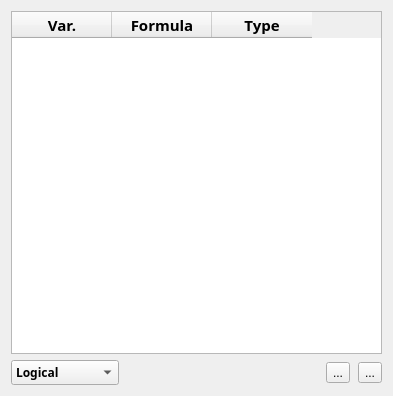
<?xml version="1.0" encoding="UTF-8"?>
<ui version="4.0">
 <class>BooNView</class>
 <widget class="QDialog" name="BooNView">
  <property name="geometry">
   <rect>
    <x>0</x>
    <y>0</y>
    <width>393</width>
    <height>396</height>
   </rect>
  </property>
  <property name="windowTitle">
   <string>BooN View</string>
  </property>
  <property name="toolTip">
   <string>BooN View</string>
  </property>
  <layout class="QVBoxLayout" name="verticalLayout_2">
   <item>
    <layout class="QVBoxLayout" name="verticalLayout">
     <item>
      <widget class="QTableWidget" name="BooNContent">
       <property name="baseSize">
        <size>
         <width>0</width>
         <height>0</height>
        </size>
       </property>
       <property name="font">
        <font>
         <family>Segoe UI Semibold</family>
         <pointsize>11</pointsize>
         <weight>75</weight>
         <bold>true</bold>
        </font>
       </property>
       <property name="acceptDrops">
        <bool>false</bool>
       </property>
       <property name="toolTip">
        <string>Boolean Network Specification</string>
       </property>
       <property name="styleSheet">
        <string notr="true"/>
       </property>
       <property name="dragDropOverwriteMode">
        <bool>false</bool>
       </property>
       <property name="dragDropMode">
        <enum>QAbstractItemView::NoDragDrop</enum>
       </property>
       <property name="alternatingRowColors">
        <bool>false</bool>
       </property>
       <property name="selectionMode">
        <enum>QAbstractItemView::NoSelection</enum>
       </property>
       <property name="showGrid">
        <bool>true</bool>
       </property>
       <property name="rowCount">
        <number>0</number>
       </property>
       <attribute name="horizontalHeaderCascadingSectionResizes">
        <bool>false</bool>
       </attribute>
       <column>
        <property name="text">
         <string notr="true">Var.</string>
        </property>
        <property name="font">
         <font>
          <family>Segoe UI Semibold</family>
          <pointsize>11</pointsize>
          <weight>75</weight>
          <bold>true</bold>
         </font>
        </property>
        <property name="textAlignment">
         <set>AlignCenter</set>
        </property>
        <property name="background">
         <color>
          <red>255</red>
          <green>255</green>
          <blue>255</blue>
         </color>
        </property>
       </column>
       <column>
        <property name="text">
         <string>Formula</string>
        </property>
        <property name="font">
         <font>
          <family>Segoe UI Semibold</family>
          <pointsize>11</pointsize>
          <weight>75</weight>
          <italic>false</italic>
          <bold>true</bold>
         </font>
        </property>
       </column>
       <column>
        <property name="text">
         <string notr="true">Type</string>
        </property>
        <property name="font">
         <font>
          <family>Segoe UI Semibold</family>
          <pointsize>11</pointsize>
          <weight>75</weight>
          <bold>true</bold>
         </font>
        </property>
        <property name="textAlignment">
         <set>AlignCenter</set>
        </property>
        <property name="background">
         <color>
          <red>239</red>
          <green>239</green>
          <blue>239</blue>
         </color>
        </property>
       </column>
      </widget>
     </item>
     <item>
      <layout class="QHBoxLayout" name="horizontalLayout_2">
       <property name="spacing">
        <number>8</number>
       </property>
       <item>
        <widget class="QComboBox" name="Style">
         <property name="minimumSize">
          <size>
           <width>100</width>
           <height>0</height>
          </size>
         </property>
         <property name="font">
          <font>
           <family>Arial Black</family>
           <pointsize>9</pointsize>
           <weight>75</weight>
           <bold>true</bold>
          </font>
         </property>
         <property name="toolTip">
          <string>Style of the formulas</string>
         </property>
         <item>
          <property name="text">
           <string>Logical</string>
          </property>
         </item>
         <item>
          <property name="text">
           <string>Python</string>
          </property>
         </item>
         <item>
          <property name="text">
           <string>Mathematica</string>
          </property>
         </item>
         <item>
          <property name="text">
           <string>Java</string>
          </property>
         </item>
        </widget>
       </item>
       <item>
        <spacer name="horizontalSpacer">
         <property name="orientation">
          <enum>Qt::Horizontal</enum>
         </property>
         <property name="sizeHint" stdset="0">
          <size>
           <width>40</width>
           <height>20</height>
          </size>
         </property>
        </spacer>
       </item>
       <item>
        <widget class="QToolButton" name="DnfButton">
         <property name="toolTip">
          <string>Convert the BooN to DNF</string>
         </property>
         <property name="text">
          <string>...</string>
         </property>
         <property name="icon">
          <iconset>
           <normaloff>:/icon/resources/dnf.svg</normaloff>:/icon/resources/dnf.svg</iconset>
         </property>
         <property name="iconSize">
          <size>
           <width>50</width>
           <height>50</height>
          </size>
         </property>
        </widget>
       </item>
       <item>
        <widget class="QToolButton" name="CloseButton">
         <property name="toolTip">
          <string>Close Window</string>
         </property>
         <property name="text">
          <string>...</string>
         </property>
         <property name="icon">
          <iconset>
           <normaloff>:/icon/resources/close.svg</normaloff>:/icon/resources/close.svg</iconset>
         </property>
         <property name="iconSize">
          <size>
           <width>50</width>
           <height>50</height>
          </size>
         </property>
        </widget>
       </item>
      </layout>
     </item>
    </layout>
   </item>
  </layout>
 </widget>
 <resources>
  <include location="booneries.qrc"/>
 </resources>
 <connections/>
</ui>
